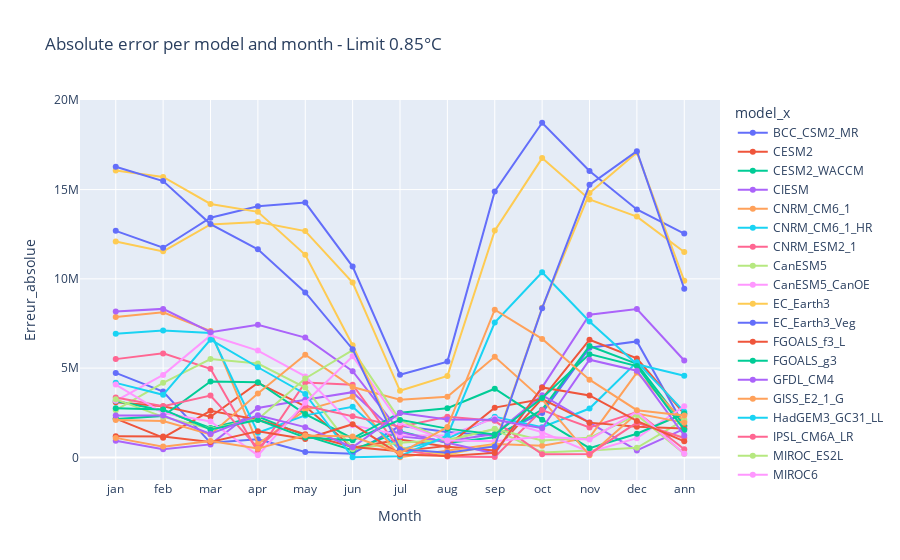

Here is the notebook cell this chart was saved with:
### Markdown cell above
### Visualisation sous forme de courbe

### Code cell
fig = px.line(
    snow_warming_avec_erreur[snow_warming_avec_erreur['model_x'] != 'Reference'],
    x='Month', y='Erreur_absolue', color='model_x', markers=True, title="Absolute error per model and month - Limit 0.85°C")
fig.show()

### Figure 1 — Plotly figure (JSON) as saved in the notebook; plotly's stock layout.template omitted (floating-point values rounded to 4 significant figures)
{"data": [{"hovertemplate": "model_x=BCC_CSM2_MR<br>Month=%{x}<br>Erreur_absolue=%{y}<extra></extra>", "legendgroup": "BCC_CSM2_MR", "line": {"color": "#636efa", "dash": "solid"}, "marker": {"symbol": "circle"}, "mode": "lines+markers", "name": "BCC_CSM2_MR", "orientation": "v", "showlegend": true, "type": "scatter", "x": ["jan", "feb", "mar", "apr", "may", "jun", "jul", "aug", "sep", "oct", "nov", "dec", "ann"], "xaxis": "x", "y": [4731434, 3689956, 816337, 1019886, 303025, 207875, 1766566, 1422499, 1211826, 2489511, 6138643, 6495571, 1756300], "yaxis": "y"}, {"hovertemplate": "model_x=CESM2<br>Month=%{x}<br>Erreur_absolue=%{y}<extra></extra>", "legendgroup": "CESM2", "line": {"color": "#EF553B", "dash": "solid"}, "marker": {"symbol": "circle"}, "mode": "lines+markers", "name": "CESM2", "orientation": "v", "showlegend": true, "type": "scatter", "x": ["jan", "feb", "mar", "apr", "may", "jun", "jul", "aug", "sep", "oct", "nov", "dec", "ann"], "xaxis": "x", "y": [3086115, 2867612, 2273979, 4170361, 2864834, 535187, 996997, 597997, 380502, 3286796, 6590912, 5542567, 2436906], "yaxis": "y"}, {"hovertemplate": "model_x=CESM2_WACCM<br>Month=%{x}<br>Erreur_absolue=%{y}<extra></extra>", "legendgroup": "CESM2_WACCM", "line": {"color": "#00cc96", "dash": "solid"}, "marker": {"symbol": "circle"}, "mode": "lines+markers", "name": "CESM2_WACCM", "orientation": "v", "showlegend": true, "type": "scatter", "x": ["jan", "feb", "mar", "apr", "may", "jun", "jul", "aug", "sep", "oct", "nov", "dec", "ann"], "xaxis": "x", "y": [3155144, 2625416, 1649268, 2284840, 1219774, 402936, 1459313, 807767, 1128239, 2673617, 6238149, 5237926, 1773823], "yaxis": "y"}, {"hovertemplate": "model_x=CIESM<br>Month=%{x}<br>Erreur_absolue=%{y}<extra></extra>", "legendgroup": "CIESM", "line": {"color": "#ab63fa", "dash": "solid"}, "marker": {"symbol": "circle"}, "mode": "lines+markers", "name": "CIESM", "orientation": "v", "showlegend": true, "type": "scatter", "x": ["jan", "feb", "mar", "apr", "may", "jun", "jul", "aug", "sep", "oct", "nov", "dec", "ann"], "xaxis": "x", "y": [927264, 461336, 727985, 2764517, 3226078, 3654179, 1176506, 919697, 1308593, 3484459, 1948047, 387792, 1594327], "yaxis": "y"}, {"hovertemplate": "model_x=CNRM_CM6_1<br>Month=%{x}<br>Erreur_absolue=%{y}<extra></extra>", "legendgroup": "CNRM_CM6_1", "line": {"color": "#FFA15A", "dash": "solid"}, "marker": {"symbol": "circle"}, "mode": "lines+markers", "name": "CNRM_CM6_1", "orientation": "v", "showlegend": true, "type": "scatter", "x": ["jan", "feb", "mar", "apr", "may", "jun", "jul", "aug", "sep", "oct", "nov", "dec", "ann"], "xaxis": "x", "y": [7858476, 8122290, 7080654, 751702, 2646750, 3394346, 11513, 394613, 754085, 657779, 1106346, 4751887, 2009139], "yaxis": "y"}, {"hovertemplate": "model_x=CNRM_CM6_1_HR<br>Month=%{x}<br>Erreur_absolue=%{y}<extra></extra>", "legendgroup": "CNRM_CM6_1_HR", "line": {"color": "#19d3f3", "dash": "solid"}, "marker": {"symbol": "circle"}, "mode": "lines+markers", "name": "CNRM_CM6_1_HR", "orientation": "v", "showlegend": true, "type": "scatter", "x": ["jan", "feb", "mar", "apr", "may", "jun", "jul", "aug", "sep", "oct", "nov", "dec", "ann"], "xaxis": "x", "y": [6928065, 7113872, 6967012, 1382658, 2352794, 2831181, 449028, 1049700, 2276822, 1691615, 2737793, 5335441, 2562336], "yaxis": "y"}, {"hovertemplate": "model_x=CNRM_ESM2_1<br>Month=%{x}<br>Erreur_absolue=%{y}<extra></extra>", "legendgroup": "CNRM_ESM2_1", "line": {"color": "#FF6692", "dash": "solid"}, "marker": {"symbol": "circle"}, "mode": "lines+markers", "name": "CNRM_ESM2_1", "orientation": "v", "showlegend": true, "type": "scatter", "x": ["jan", "feb", "mar", "apr", "may", "jun", "jul", "aug", "sep", "oct", "nov", "dec", "ann"], "xaxis": "x", "y": [5504477, 5825537, 4961666, 299321, 4191447, 4069078, 418242, 45076, 27245, 2648456, 1671585, 2539907, 455095], "yaxis": "y"}, {"hovertemplate": "model_x=CanESM5<br>Month=%{x}<br>Erreur_absolue=%{y}<extra></extra>", "legendgroup": "CanESM5", "line": {"color": "#B6E880", "dash": "solid"}, "marker": {"symbol": "circle"}, "mode": "lines+markers", "name": "CanESM5", "orientation": "v", "showlegend": true, "type": "scatter", "x": ["jan", "feb", "mar", "apr", "may", "jun", "jul", "aug", "sep", "oct", "nov", "dec", "ann"], "xaxis": "x", "y": [2644854, 4175720, 5511096, 5253957, 3913233, 472487, 823438, 983451, 1576076, 280364, 383548, 533926, 2102027], "yaxis": "y"}, {"hovertemplate": "model_x=CanESM5_CanOE<br>Month=%{x}<br>Erreur_absolue=%{y}<extra></extra>", "legendgroup": "CanESM5_CanOE", "line": {"color": "#FF97FF", "dash": "solid"}, "marker": {"symbol": "circle"}, "mode": "lines+markers", "name": "CanESM5_CanOE", "orientation": "v", "showlegend": true, "type": "scatter", "x": ["jan", "feb", "mar", "apr", "may", "jun", "jul", "aug", "sep", "oct", "nov", "dec", "ann"], "xaxis": "x", "y": [3170299, 4620859, 6830086, 5980136, 4537203, 1807153, 1247034, 1221172, 2188313, 1409207, 308373, 1076792, 2866386], "yaxis": "y"}, {"hovertemplate": "model_x=EC_Earth3<br>Month=%{x}<br>Erreur_absolue=%{y}<extra></extra>", "legendgroup": "EC_Earth3", "line": {"color": "#FECB52", "dash": "solid"}, "marker": {"symbol": "circle"}, "mode": "lines+markers", "name": "EC_Earth3", "orientation": "v", "showlegend": true, "type": "scatter", "x": ["jan", "feb", "mar", "apr", "may", "jun", "jul", "aug", "sep", "oct", "nov", "dec", "ann"], "xaxis": "x", "y": [12095661, 11539112, 13046878, 13183130, 12676858, 9795942, 3731006, 4556703, 12702983, 16761127, 14445355, 13486328, 11501757], "yaxis": "y"}, {"hovertemplate": "model_x=EC_Earth3_Veg<br>Month=%{x}<br>Erreur_absolue=%{y}<extra></extra>", "legendgroup": "EC_Earth3_Veg", "line": {"color": "#636efa", "dash": "solid"}, "marker": {"symbol": "circle"}, "mode": "lines+markers", "name": "EC_Earth3_Veg", "orientation": "v", "showlegend": true, "type": "scatter", "x": ["jan", "feb", "mar", "apr", "may", "jun", "jul", "aug", "sep", "oct", "nov", "dec", "ann"], "xaxis": "x", "y": [12688638, 11741503, 13425877, 14068926, 14268922, 10689015, 4631343, 5364801, 14892839, 18742264, 16045158, 13885729, 12537085], "yaxis": "y"}, {"hovertemplate": "model_x=FGOALS_f3_L<br>Month=%{x}<br>Erreur_absolue=%{y}<extra></extra>", "legendgroup": "FGOALS_f3_L", "line": {"color": "#EF553B", "dash": "solid"}, "marker": {"symbol": "circle"}, "mode": "lines+markers", "name": "FGOALS_f3_L", "orientation": "v", "showlegend": true, "type": "scatter", "x": ["jan", "feb", "mar", "apr", "may", "jun", "jul", "aug", "sep", "oct", "nov", "dec", "ann"], "xaxis": "x", "y": [2173064, 1101110, 2608414, 2107135, 1300598, 588712, 344056, 645796, 2787519, 3266149, 1947549, 1715905, 1617382], "yaxis": "y"}, {"hovertemplate": "model_x=FGOALS_g3<br>Month=%{x}<br>Erreur_absolue=%{y}<extra></extra>", "legendgroup": "FGOALS_g3", "line": {"color": "#00cc96", "dash": "solid"}, "marker": {"symbol": "circle"}, "mode": "lines+markers", "name": "FGOALS_g3", "orientation": "v", "showlegend": true, "type": "scatter", "x": ["jan", "feb", "mar", "apr", "may", "jun", "jul", "aug", "sep", "oct", "nov", "dec", "ann"], "xaxis": "x", "y": [2145377, 2315269, 4252924, 4208387, 2428432, 1066721, 2505116, 2756318, 3847154, 2111473, 516508, 1324333, 2456501], "yaxis": "y"}, {"hovertemplate": "model_x=GFDL_CM4<br>Month=%{x}<br>Erreur_absolue=%{y}<extra></extra>", "legendgroup": "GFDL_CM4", "line": {"color": "#ab63fa", "dash": "solid"}, "marker": {"symbol": "circle"}, "mode": "lines+markers", "name": "GFDL_CM4", "orientation": "v", "showlegend": true, "type": "scatter", "x": ["jan", "feb", "mar", "apr", "may", "jun", "jul", "aug", "sep", "oct", "nov", "dec", "ann"], "xaxis": "x", "y": [8165725, 8318189, 7007851, 7426029, 6711477, 4829208, 1428527, 834322, 214861, 3924024, 7987098, 8311091, 5429867], "yaxis": "y"}, {"hovertemplate": "model_x=GISS_E2_1_G<br>Month=%{x}<br>Erreur_absolue=%{y}<extra></extra>", "legendgroup": "GISS_E2_1_G", "line": {"color": "#FFA15A", "dash": "solid"}, "marker": {"symbol": "circle"}, "mode": "lines+markers", "name": "GISS_E2_1_G", "orientation": "v", "showlegend": true, "type": "scatter", "x": ["jan", "feb", "mar", "apr", "may", "jun", "jul", "aug", "sep", "oct", "nov", "dec", "ann"], "xaxis": "x", "y": [2095734, 2033214, 1287650, 3576997, 5753461, 3944794, 3225010, 3399665, 5636876, 3251476, 117334, 2459234, 1947534], "yaxis": "y"}, {"hovertemplate": "model_x=HadGEM3_GC31_LL<br>Month=%{x}<br>Erreur_absolue=%{y}<extra></extra>", "legendgroup": "HadGEM3_GC31_LL", "line": {"color": "#19d3f3", "dash": "solid"}, "marker": {"symbol": "circle"}, "mode": "lines+markers", "name": "HadGEM3_GC31_LL", "orientation": "v", "showlegend": true, "type": "scatter", "x": ["jan", "feb", "mar", "apr", "may", "jun", "jul", "aug", "sep", "oct", "nov", "dec", "ann"], "xaxis": "x", "y": [4173873, 3507191, 6595301, 5048885, 3554072, 8368, 65607, 1225981, 7549977, 10367623, 7611264, 5214242, 4575471], "yaxis": "y"}, {"hovertemplate": "model_x=IPSL_CM6A_LR<br>Month=%{x}<br>Erreur_absolue=%{y}<extra></extra>", "legendgroup": "IPSL_CM6A_LR", "line": {"color": "#FF6692", "dash": "solid"}, "marker": {"symbol": "circle"}, "mode": "lines+markers", "name": "IPSL_CM6A_LR", "orientation": "v", "showlegend": true, "type": "scatter", "x": ["jan", "feb", "mar", "apr", "may", "jun", "jul", "aug", "sep", "oct", "nov", "dec", "ann"], "xaxis": "x", "y": [3359482, 2865465, 3461549, 531176, 2887559, 2306927, 1719864, 2272166, 2047903, 175882, 193786, 1944591, 1085468], "yaxis": "y"}, {"hovertemplate": "model_x=MIROC_ES2L<br>Month=%{x}<br>Erreur_absolue=%{y}<extra></extra>", "legendgroup": "MIROC_ES2L", "line": {"color": "#B6E880", "dash": "solid"}, "marker": {"symbol": "circle"}, "mode": "lines+markers", "name": "MIROC_ES2L", "orientation": "v", "showlegend": true, "type": "scatter", "x": ["jan", "feb", "mar", "apr", "may", "jun", "jul", "aug", "sep", "oct", "nov", "dec", "ann"], "xaxis": "x", "y": [3249740, 2268175, 1602517, 2136219, 4420275, 6007856, 2088300, 930684, 1604726, 949794, 1094096, 2380971, 202776], "yaxis": "y"}, {"hovertemplate": "model_x=MIROC6<br>Month=%{x}<br>Erreur_absolue=%{y}<extra></extra>", "legendgroup": "MIROC6", "line": {"color": "#FF97FF", "dash": "solid"}, "marker": {"symbol": "circle"}, "mode": "lines+markers", "name": "MIROC6", "orientation": "v", "showlegend": true, "type": "scatter", "x": ["jan", "feb", "mar", "apr", "may", "jun", "jul", "aug", "sep", "oct", "nov", "dec", "ann"], "xaxis": "x", "y": [4080429, 2481446, 2016028, 116359, 3063288, 5666255, 1921882, 939978, 907577, 1166031, 996223, 2551777, 207646], "yaxis": "y"}, {"hovertemplate": "model_x=MPI_ESM1_2_HR<br>Month=%{x}<br>Erreur_absolue=%{y}<extra></extra>", "legendgroup": "MPI_ESM1_2_HR", "line": {"color": "#FECB52", "dash": "solid"}, "marker": {"symbol": "circle"}, "mode": "lines+markers", "name": "MPI_ESM1_2_HR", "orientation": "v", "showlegend": true, "type": "scatter", "x": ["jan", "feb", "mar", "apr", "may", "jun", "jul", "aug", "sep", "oct", "nov", "dec", "ann"], "xaxis": "x", "y": [16073273, 15705000, 14192519, 13752467, 11343140, 6281669, 554739, 151145, 711439, 8380986, 14807832, 17074736, 9893888], "yaxis": "y"}, {"hovertemplate": "model_x=MPI_ESM1_2_LR<br>Month=%{x}<br>Erreur_absolue=%{y}<extra></extra>", "legendgroup": "MPI_ESM1_2_LR", "line": {"color": "#636efa", "dash": "solid"}, "marker": {"symbol": "circle"}, "mode": "lines+markers", "name": "MPI_ESM1_2_LR", "orientation": "v", "showlegend": true, "type": "scatter", "x": ["jan", "feb", "mar", "apr", "may", "jun", "jul", "aug", "sep", "oct", "nov", "dec", "ann"], "xaxis": "x", "y": [16280995, 15475231, 13067408, 11656635, 9238994, 6060143, 460627, 254880, 613559, 8358679, 15264831, 17149771, 9447666], "yaxis": "y"}, {"hovertemplate": "model_x=MRI_ESM2_0<br>Month=%{x}<br>Erreur_absolue=%{y}<extra></extra>", "legendgroup": "MRI_ESM2_0", "line": {"color": "#EF553B", "dash": "solid"}, "marker": {"symbol": "circle"}, "mode": "lines+markers", "name": "MRI_ESM2_0", "orientation": "v", "showlegend": true, "type": "scatter", "x": ["jan", "feb", "mar", "apr", "may", "jun", "jul", "aug", "sep", "oct", "nov", "dec", "ann"], "xaxis": "x", "y": [1183043, 1169276, 858724, 1470045, 1034365, 1859054, 166225, 82170, 252381, 3917945, 3471015, 2042743, 898393], "yaxis": "y"}, {"hovertemplate": "model_x=NorESM2_LM<br>Month=%{x}<br>Erreur_absolue=%{y}<extra></extra>", "legendgroup": "NorESM2_LM", "line": {"color": "#00cc96", "dash": "solid"}, "marker": {"symbol": "circle"}, "mode": "lines+markers", "name": "NorESM2_LM", "orientation": "v", "showlegend": true, "type": "scatter", "x": ["jan", "feb", "mar", "apr", "may", "jun", "jul", "aug", "sep", "oct", "nov", "dec", "ann"], "xaxis": "x", "y": [2756687, 2685421, 1558718, 2099344, 1107702, 960779, 2101149, 1611541, 1284801, 3325884, 5782954, 5114167, 1539384], "yaxis": "y"}, {"hovertemplate": "model_x=NorESM2_MM<br>Month=%{x}<br>Erreur_absolue=%{y}<extra></extra>", "legendgroup": "NorESM2_MM", "line": {"color": "#ab63fa", "dash": "solid"}, "marker": {"symbol": "circle"}, "mode": "lines+markers", "name": "NorESM2_MM", "orientation": "v", "showlegend": true, "type": "scatter", "x": ["jan", "feb", "mar", "apr", "may", "jun", "jul", "aug", "sep", "oct", "nov", "dec", "ann"], "xaxis": "x", "y": [2341297, 2339959, 1314617, 2361117, 1695426, 568512, 2489378, 2123002, 2109315, 1635305, 5470909, 4858170, 1227216], "yaxis": "y"}, {"hovertemplate": "model_x=UKESM1_0_LL<br>Month=%{x}<br>Erreur_absolue=%{y}<extra></extra>", "legendgroup": "UKESM1_0_LL", "line": {"color": "#FFA15A", "dash": "solid"}, "marker": {"symbol": "circle"}, "mode": "lines+markers", "name": "UKESM1_0_LL", "orientation": "v", "showlegend": true, "type": "scatter", "x": ["jan", "feb", "mar", "apr", "may", "jun", "jul", "aug", "sep", "oct", "nov", "dec", "ann"], "xaxis": "x", "y": [1093357, 603692, 919759, 493155, 1224500, 1165919, 243000, 1701408, 8275484, 6636509, 4354087, 2643042, 2345544], "yaxis": "y"}], "layout": {"legend": {"title": {"text": "model_x"}, "tracegroupgap": 0}, "title": {"text": "Absolute error per model and month - Limit 0.85°C"}, "xaxis": {"anchor": "y", "domain": [0, 1], "title": {"text": "Month"}}, "yaxis": {"anchor": "x", "domain": [0, 1], "title": {"text": "Erreur_absolue"}}}}
